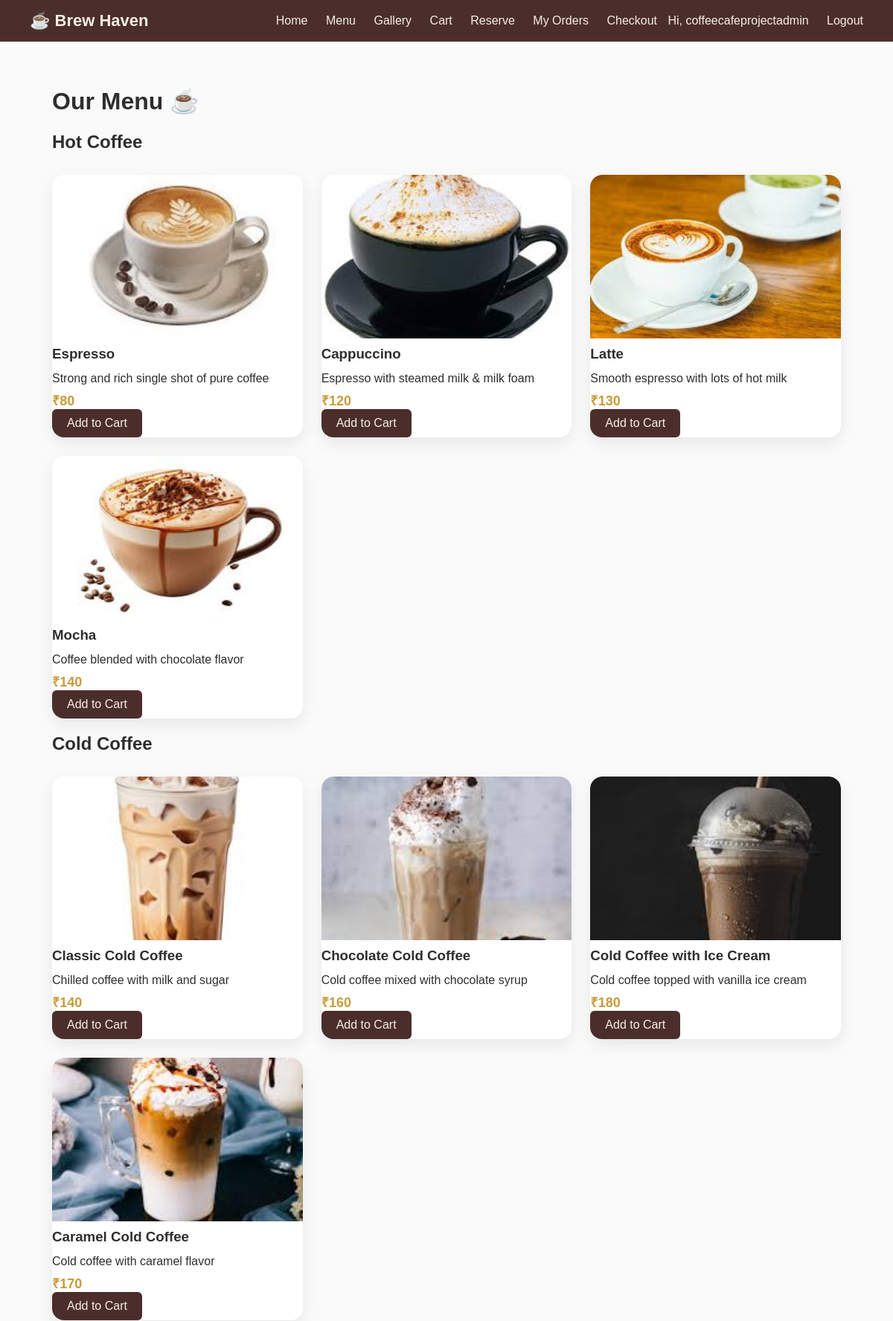
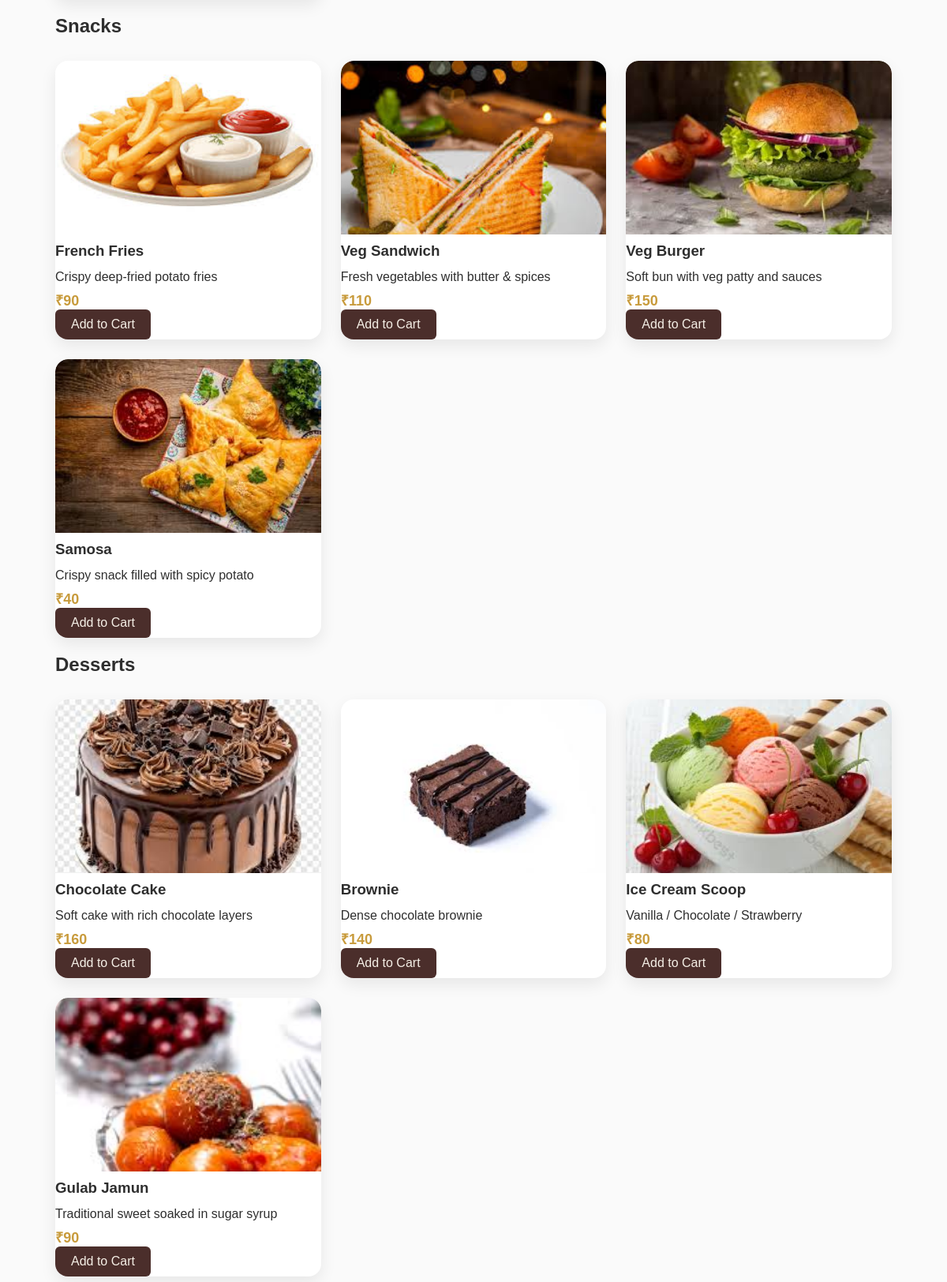
The page /menu/ (signed in, upper part) on the database its author committed (2 pictures, top to bottom).
### main/models.py (models this page shows, shortened)
class MenuItem(models.Model):
    CATEGORY_CHOICES = (
        ('hot', 'Hot Coffee'),
        ('cold', 'Cold Coffee'),
        ('snacks', 'Snacks'),
        ('dessert', 'Desserts'),
    )
    name = models.CharField(max_length=100)
    description = models.TextField()
    price = models.IntegerField()
    category = models.CharField(max_length=20, choices=CATEGORY_CHOICES)
    image = models.ImageField(upload_to='menu_images/')

### main/views.py (the view)
# urls.py: path('menu/', views.menu, name='menu'),
def menu(request):
    hot = MenuItem.objects.filter(category='hot')
    cold = MenuItem.objects.filter(category='cold')
    snacks = MenuItem.objects.filter(category='snacks')
    dessert = MenuItem.objects.filter(category='dessert')
    return render(request, 'menu.html', {
        'hot': hot,
        'cold': cold,
        'snacks': snacks,
        'dessert': dessert
    })

### main/templates/menu.html (shortened to what this page needs)
{% extends 'base.html' %}
{% block content %}
<h1>Our Menu ☕</h1>
<h2>Hot Coffee</h2>
<div class="menu-container">
{% for item in hot %}
    <div class="menu-card">
        <img src="{{ item.image.url }}" class="menu-img" alt="{{ item.name }}">
        <h3>{{ item.name }}</h3>
        <p>{{ item.description }}</p>
        <span>₹{{ item.price }}</span>
        <form method="post" action="{% url 'add_to_cart' item.id %}">
            <button class="btn">Add to Cart</button>
        </form>
    </div>
{% endfor %}
</div>
<h2>Cold Coffee</h2>
<div class="menu-container">
{% for item in cold %}
    <div class="menu-card">
        <img src="{{ item.image.url }}" class="menu-img" alt="{{ item.name }}">
        <h3>{{ item.name }}</h3>
        <p>{{ item.description }}</p>
        <span>₹{{ item.price }}</span>
        <form method="post" action="{% url 'add_to_cart' item.id %}">
            <button class="btn">Add to Cart</button>
        </form>
    </div>
{% endfor %}
</div>
<h2>Snacks</h2>
<div class="menu-container">
{% for item in snacks %}
    <div class="menu-card">
        <img src="{{ item.image.url }}" class="menu-img" alt="{{ item.name }}">
        <h3>{{ item.name }}</h3>
        <p>{{ item.description }}</p>
        <span>₹{{ item.price }}</span>
        <form method="post" action="{% url 'add_to_cart' item.id %}">
            <button class="btn">Add to Cart</button>
        </form>
    </div>
{% endfor %}
</div>
<h2>Desserts</h2>
<div class="menu-container">
{% for item in dessert %}
    <div class="menu-card">
        <img src="{{ item.image.url }}" class="menu-img" alt="{{ item.name }}">
        <h3>{{ item.name }}</h3>
        <p>{{ item.description }}</p>
        <span>₹{{ item.price }}</span>
        <form method="post" action="{% url 'add_to_cart' item.id %}">
            <button class="btn">Add to Cart</button>
        </form>
    </div>
{% endfor %}
</div>
{% endblock %}

### main/templates/base.html (shortened to what this page needs)
<!DOCTYPE html>
<html lang="en">
<head>
    {% load static %}
    <link rel="stylesheet" href="{% static 'css/style.css' %}">
</head>
<body>
<header class="navbar">
    <div class="logo">☕ Brew Haven</div>
    <nav>
        <a href="/">Home</a>
        <a href="/menu/">Menu</a>
        <a href="/gallery/">Gallery</a>
        <a href="/cart/">Cart</a>
        <a href="/reserve/">Reserve</a>
        {% if user.is_authenticated %}
            <a href="/orders/">My Orders</a>
            <a href="/checkout/">Checkout</a>
            <span style="color:#F5EFE6; margin-left:10px;">
                Hi, {{ user.username }}
            </span>
            <a href="/logout/">Logout</a>
        {% else %}
            <a href="/login/">Login</a>
            <a href="/signup/">Signup</a>
        {% endif %}
    </nav>
</header>
<div class="content">
    {% block content %}
    {% endblock %}
</div>
</body>
</html>

### main/static/css/style.css (style rules this page uses)
body { margin: 0; font-family: 'Poppins', Arial, sans-serif; background-color: #FAFAFA; color: #2E2E2E; }
.navbar { display: flex; justify-content: space-between; align-items: center; padding: 15px 40px; background-color: #4B2E2B; }
.navbar .logo { font-size: 22px; font-weight: bold; color: #F5EFE6; }
.navbar a { color: #F5EFE6; margin-left: 20px; text-decoration: none; font-weight: 500; transition: 0.3s; }
.content { padding: 40px 70px; min-height: 80vh; }
.menu-container { display: grid; grid-template-columns: repeat(auto-fit, minmax(250px, 1fr)); gap: 25px; margin-top: 30px; }
.menu-card { background: #ffffff; border-radius: 16px; box-shadow: 0 8px 20px rgba(0, 0, 0, 0.08); overflow: hidden; animation: fadeIn 0.8s ease; transition: transform 0.3s; display: flex; flex-direction: column; }
.menu-img { width: 100%; height: 220px; object-fit: cover; border-radius: 16px 16px 0 0; }
.menu-card h3 { margin: 10px 0 5px; }
.menu-card span { font-weight: bold; color: #C89B3C; font-size: 18px; }
.menu-card p { margin: 8px 0; }
.btn { background-color: #4B2E2B; color: #F5EFE6; padding: 10px 20px; border: none; border-radius: 6px; cursor: pointer; font-size: 16px; }

### rows shown on the page
MenuItem: image (picture), name "Espresso", description "Strong and rich single shot of pure coffee", price "80"
MenuItem: image (picture), name "Cappuccino", description "Espresso with steamed milk & milk foam", price "120"
MenuItem: image (picture), name "Latte", description "Smooth espresso with lots of hot milk", price "130"
MenuItem: image (picture), name "Mocha", description "Coffee blended with chocolate flavor", price "140"
MenuItem: image (picture), name "Classic Cold Coffee", description "Chilled coffee with milk and sugar", price "140"
MenuItem: image (picture), name "Chocolate Cold Coffee", description "Cold coffee mixed with chocolate syrup", price "160"
MenuItem: image (picture), name "Cold Coffee with Ice Cream", description "Cold coffee topped with vanilla ice cream", price "180"
MenuItem: image (picture), name "Caramel Cold Coffee", description "Cold coffee with caramel flavor", price "170"
MenuItem: image (picture), name "French Fries", description "Crispy deep-fried potato fries", price "90"
MenuItem: image (picture), name "Veg Sandwich", description "Fresh vegetables with butter & spices", price "110"
MenuItem: image (picture), name "Veg Burger", description "Soft bun with veg patty and sauces", price "150"
MenuItem: image (picture), name "Samosa", description "Crispy snack filled with spicy potato", price "40"
MenuItem: image (picture), name "Chocolate Cake", description "Soft cake with rich chocolate layers", price "160"
MenuItem: image (picture), name "Brownie", description "Dense chocolate brownie", price "140"
MenuItem: image (picture), name "Ice Cream Scoop", description "Vanilla / Chocolate / Strawberry", price "80"
MenuItem: image (picture), name "Gulab Jamun", description "Traditional sweet soaked in sugar syrup", price "90"

### other values the page prints
{{ user.username }} "coffeecafeprojectadmin"
